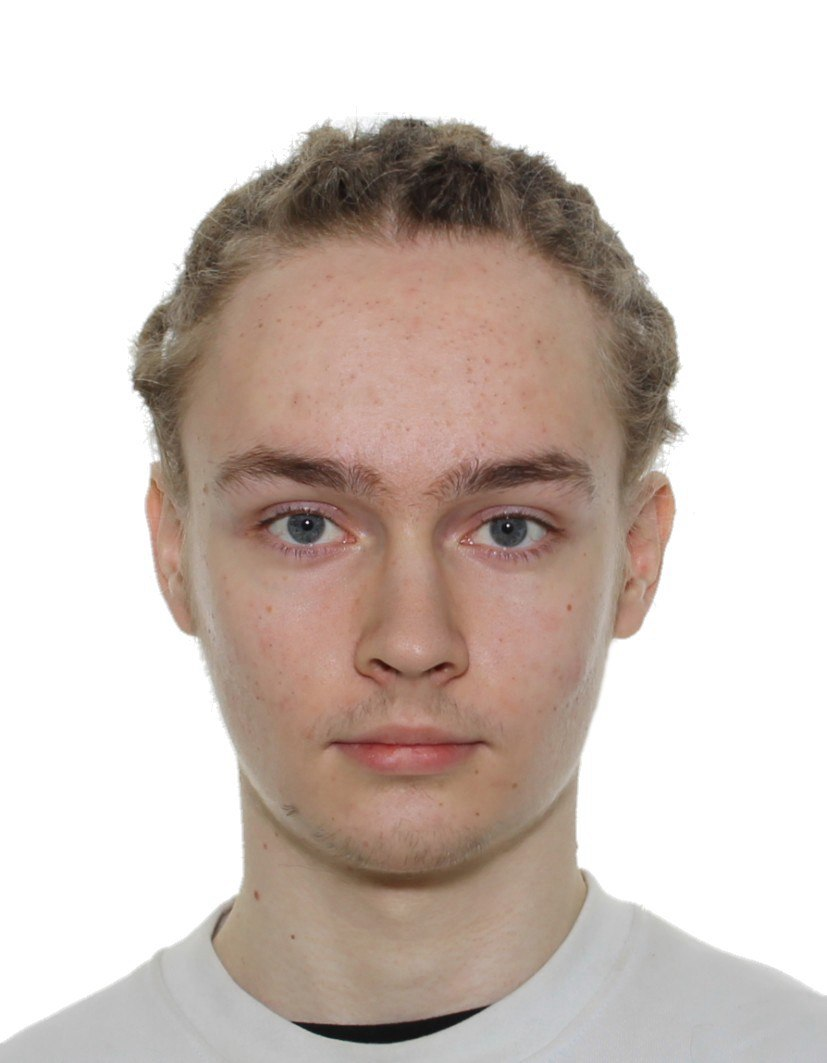
#> input picture data/self_1.jpeg, 827 x 1063 px; its folder holds only this picture in this run
$ jupyter execute --allow-errors main.ipynb   (shell and % lines are left out)   (older library calls are emulated)
#> lines starting #> are read from the running program, lines starting #| are printed output that depends on the picture
# Lab 5: personal text2img fine-tuning

## 0. Dependencies

[cell 1]
# %pip uninstall -y torch torchvision torchaudio
# %pip install -U "diffusers>=0.30.0,<0.36.0" "huggingface_hub>=0.24.0,<1.0.0" "transformers>=4.44.0,<5.0.0" "accelerate==0.33.0" "peft>=0.12.0" safetensors pillow "numpy>=1.26,<2.0" "pandas>=2.0,<3.0" scikit-image opencv-python insightface onnxruntime
# %pip install --force-reinstall torch==2.6.0 torchvision==0.21.0 torchaudio==2.6.0 --index-url https://download.pytorch.org/whl/cu124
# %pip install --force-reinstall "numpy>=1.26,<2.0" "pandas>=2.0,<3.0"

[cell 2]
import sys, torch
print(sys.executable)
print(torch.__version__)
print(torch.__file__)
print(torch.version.cuda)
print(torch.cuda.is_available())
#> (this line was passed over: torch is not available in this run)

[cell 3]
from pathlib import Path
import importlib.metadata as metadata
import importlib.util
import json
import math
import random
import sys
import warnings

PROJECT_DIR = Path.cwd()
DATA_DIR = PROJECT_DIR / "data"
OUTPUT_DIR = PROJECT_DIR / "outputs"
GENERATED_DIR = OUTPUT_DIR / "generated"
GENERATED_CANDIDATES_DIR = OUTPUT_DIR / "generated_candidates"
METRICS_PATH = OUTPUT_DIR / "metrics.csv"

UNIQUE_TOKEN = "ohwx"

CLASS_WORD = "man"
IDENTITY_DESCRIPTION = "young man with light skin, blue eyes, thick eyebrows, long light brown dreadlocks tied back, sparse mustache and goatee"

BASE_MODEL = "runwayml/stable-diffusion-v1-5"

SEED = 42
IMAGE_SIZE = 512
TRAIN_STEPS = 1000
BATCH_SIZE = 1
LEARNING_RATE = 5e-5
LORA_RANK = 8
FACE_CROP_FOR_TRAINING = True
TRAIN_TOKEN_EMBEDDING = True
MIXED_PRECISION = "bf16"
MAX_GRAD_NORM = 1.0
REQUIRE_CUDA = True
CANDIDATES_PER_PROMPT = 10

TORCH_CUDA_INSTALL_COMMAND = '%pip uninstall -y torch torchvision torchaudio\n%pip install --force-reinstall torch==2.6.0 torchvision==0.21.0 torchaudio==2.6.0 --index-url https://download.pytorch.org/whl/cu124'
INSTALL_COMMAND = '%pip install -U "diffusers>=0.30.0,<0.36.0" "huggingface_hub>=0.24.0,<1.0.0" "transformers>=4.44.0,<5.0.0" "accelerate==0.33.0" "peft>=0.12.0" safetensors pillow "numpy>=1.26,<2.0" "pandas>=2.0,<3.0" scikit-image opencv-python insightface onnxruntime\n%pip install --force-reinstall torch==2.6.0 torchvision==0.21.0 torchaudio==2.6.0 --index-url https://download.pytorch.org/whl/cu124\n%pip install --force-reinstall "numpy>=1.26,<2.0" "pandas>=2.0,<3.0"'

OUTPUT_DIR.mkdir(exist_ok=True)
GENERATED_DIR.mkdir(parents=True, exist_ok=True)
GENERATED_CANDIDATES_DIR.mkdir(parents=True, exist_ok=True)

random.seed(SEED)

required_packages = [
    "torch", "torchvision", "diffusers", "transformers", "peft",
    "PIL", "pandas", "skimage", "cv2", "insightface", "onnxruntime",
]
missing = [pkg for pkg in required_packages if importlib.util.find_spec(pkg) is None]
if missing:
    print("Missing packages:", missing)
    print("Run the dependency cell above, then restart the kernel.")
else:
    print("All required packages are available.")

def package_version(name):
    try:
        return metadata.version(name)
    except metadata.PackageNotFoundError:
        return None

versions = {name: package_version(name) for name in ["diffusers", "huggingface_hub", "transformers", "peft", "torch", "numpy", "pandas"]}
print("Package versions:", versions)

#> (the rest of this cell did not finish here and is left out)

## 1. Inspect and prepare training photos

[cell 4]
from PIL import Image, ImageOps, ImageDraw
from IPython.display import display

image_paths = sorted(
    [p for p in DATA_DIR.iterdir() if p.suffix.lower() in {".jpg", ".jpeg", ".png", ".webp"}]
)
assert image_paths, f"No training photos found in {DATA_DIR}"

print(f"Found {len(image_paths)} training photos")
for path in image_paths[:5]:
    with Image.open(path) as img:
#> img is the input picture: PIL image 827x1063 RGB; mean R, G, B 208.7, 196.5, 189.8
        print(path.name, img.size, img.mode)
#| self_1.jpeg (827, 1063) RGB

def make_contact_sheet(paths, labels=None, cols=5, thumb_size=(180, 180), title=None):
#> called with cols = 5, thumb_size = (180, 180), title = 'Training photos'
    paths = list(paths)
    labels = labels or [Path(p).name for p in paths]
    rows = math.ceil(len(paths) / cols)
    label_h = 24
    title_h = 34 if title else 0
    sheet = Image.new("RGB", (cols * thumb_size[0], rows * (thumb_size[1] + label_h) + title_h), "white")
#> sheet: PIL image 900x238 RGB; every value is 255
    draw = ImageDraw.Draw(sheet)
    if title:
        draw.text((8, 8), title, fill="black")
    for i, (path, label) in enumerate(zip(paths, labels)):
        row, col = divmod(i, cols)
        x = col * thumb_size[0]
        y = title_h + row * (thumb_size[1] + label_h)
        img = ImageOps.exif_transpose(Image.open(path)).convert("RGB")
        img.thumbnail(thumb_size, Image.Resampling.LANCZOS)
#> img: PIL image 140x180 RGB
        paste_x = x + (thumb_size[0] - img.width) // 2
#> paste_x = 20
        paste_y = y + (thumb_size[1] - img.height) // 2
#> paste_y = 34
        sheet.paste(img, (paste_x, paste_y))
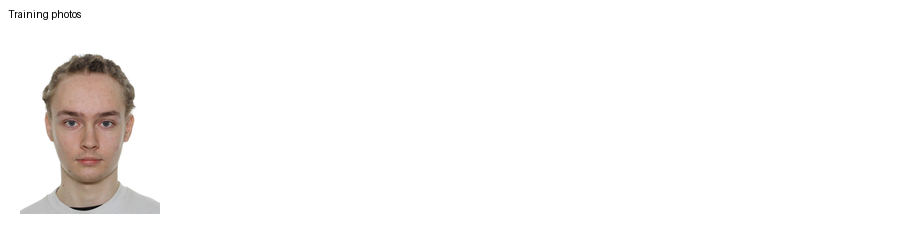
#> sheet: PIL image 900x238 RGB; mean R, G, B 249.4, 247.9, 247.1
        draw.text((x + 6, y + thumb_size[1] + 4), str(label)[:28], fill="black")
    display(sheet)
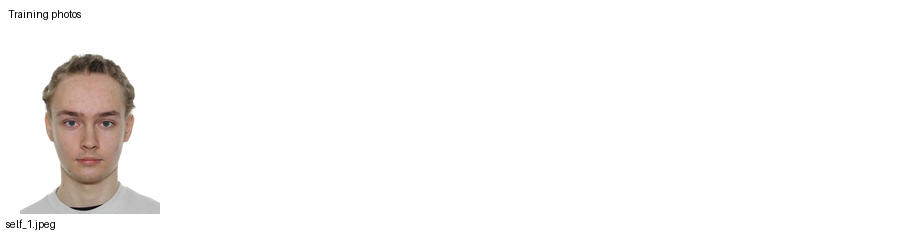
#> shown: PIL image 900x238 RGB; mean R, G, B 249.2, 247.8, 247

make_contact_sheet(image_paths[:15], title="Training photos")

$ run again, on data/self_2.jpg
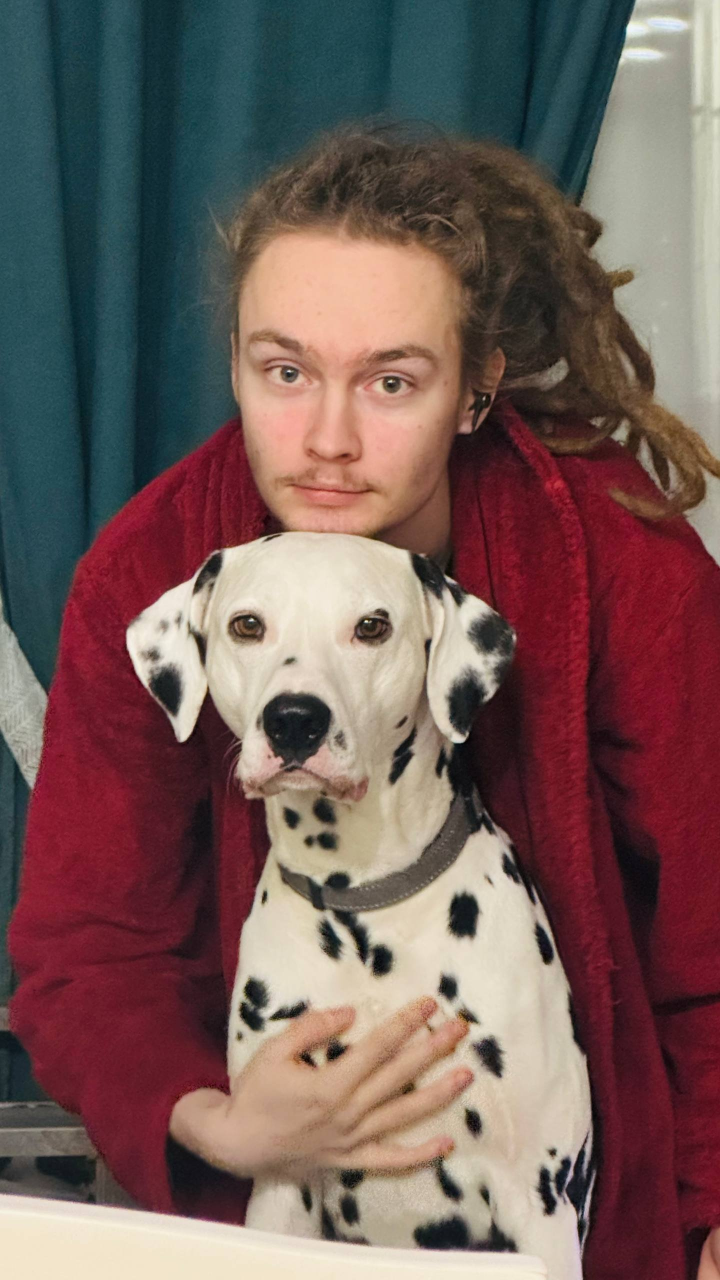
#> input picture data/self_2.jpg, 1440 x 2560 px (shown at 1/2 size)
#> img is the input picture: PIL image 1440x2560 RGB; mean R, G, B 115.7, 91.7, 88.2
#| self_2.jpg (1440, 2560) RGB
#> in make_contact_sheet, `img.thumbnail(thumb_size, Image.Resampling.LANCZOS)`:
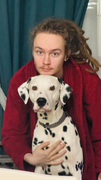
#> img: PIL image 101x180 RGB; mean R, G, B 115.7, 91.7, 88.1
#> in make_contact_sheet, `sheet.paste(img, (paste_x, paste_y))`:
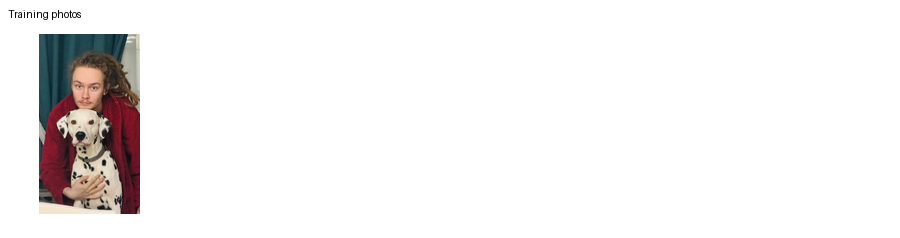
#> sheet: PIL image 900x238 RGB; mean R, G, B 243, 240.9, 240.6

$ run again, on data/self_3.png
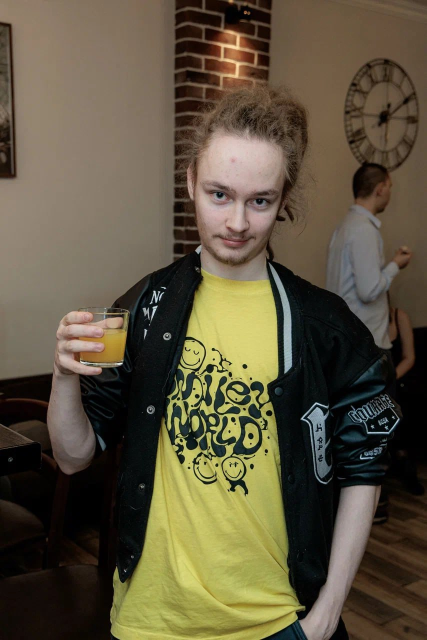
#> input picture data/self_3.png, 853 x 1280 px (shown at 1/2 size)
#> img is the input picture: PIL image 853x1280 RGBA; mean R, G, B, A 94.1, 84.8, 62.9, 255
#| self_3.png (853, 1280) RGBA
#> in make_contact_sheet, `img.thumbnail(thumb_size, Image.Resampling.LANCZOS)`:
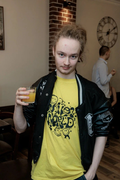
#> img: PIL image 120x180 RGB; mean R, G, B 94.1, 84.8, 62.9
#> in make_contact_sheet, `display(sheet)`:
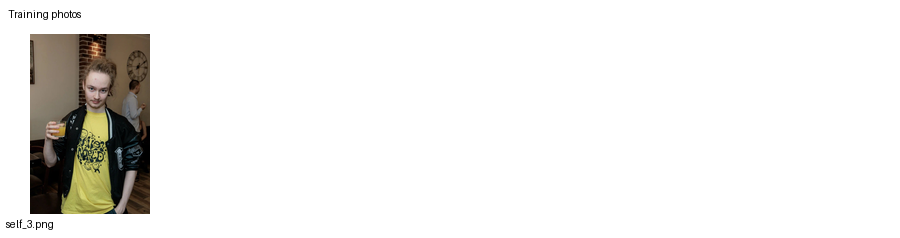
#> shown: PIL image 900x238 RGB; mean R, G, B 238.4, 237.5, 235.3

$ run again, on data/self_4.png
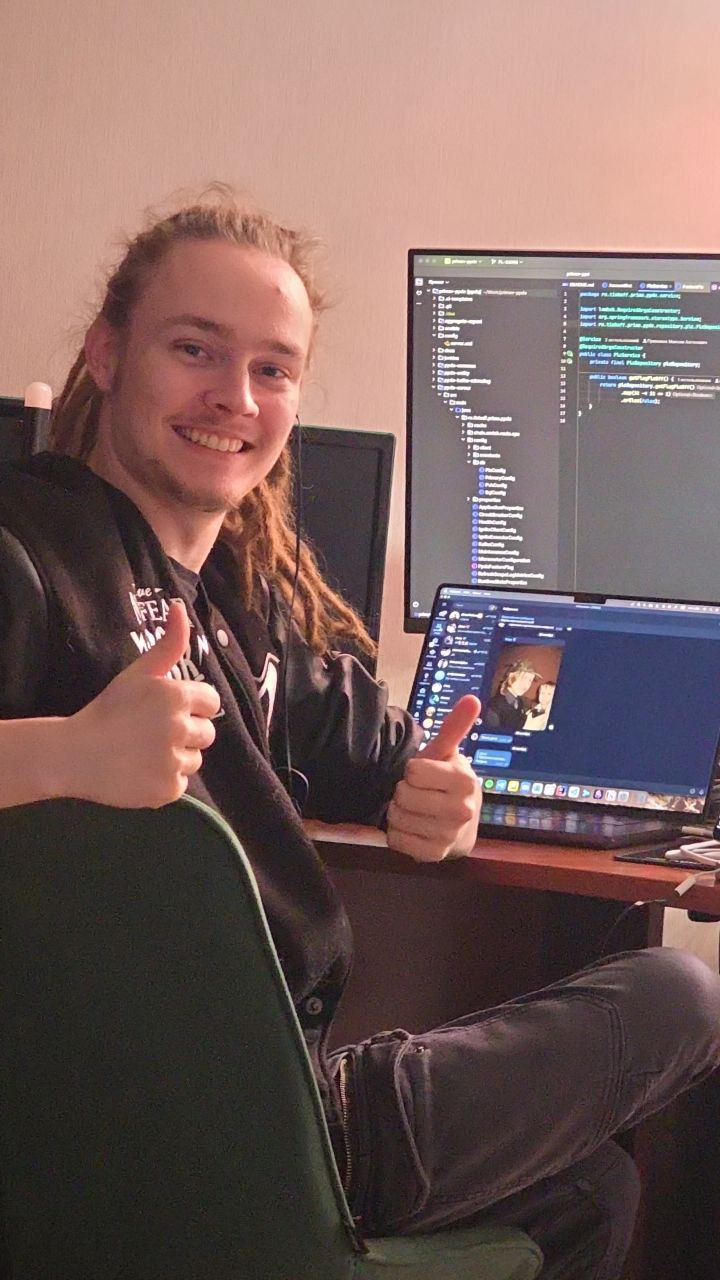
#> input picture data/self_4.png, 720 x 1280 px
#> img is the input picture: PIL image 720x1280 RGBA; mean R, G, B, A 117.7, 93.8, 90.9, 255
#| self_4.png (720, 1280) RGBA
#> in make_contact_sheet, `img.thumbnail(thumb_size, Image.Resampling.LANCZOS)`:
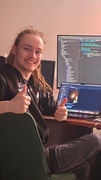
#> img: PIL image 101x180 RGB; mean R, G, B 117.6, 93.7, 90.8
#> in make_contact_sheet, `display(sheet)`:
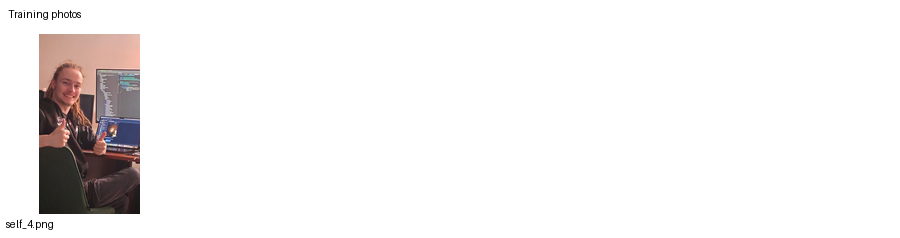
#> shown: PIL image 900x238 RGB; mean R, G, B 243, 241, 240.7

$ run again, on data/self_10.png
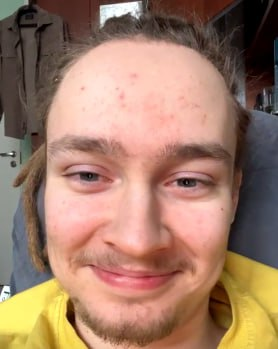
#> input picture data/self_10.png, 278 x 349 px
#> img is the input picture: PIL image 278x349 RGBA; mean R, G, B, A 160.7, 124.7, 104.3, 255
#| self_10.png (278, 349) RGBA
#> in make_contact_sheet, `sheet.paste(img, (paste_x, paste_y))`:
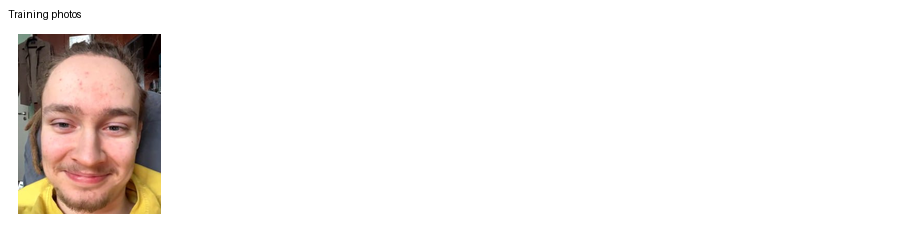
#> sheet: PIL image 900x238 RGB; mean R, G, B 243.5, 239.1, 236.7
#> in make_contact_sheet, `display(sheet)`:
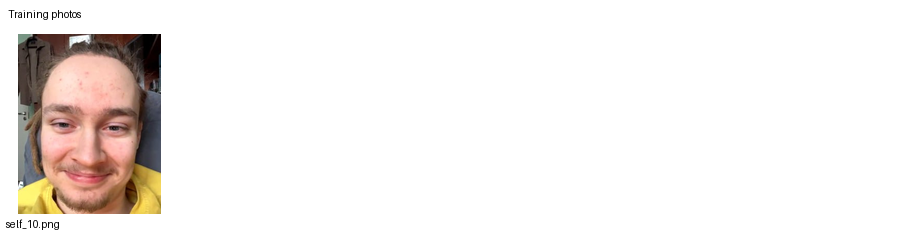
#> shown: PIL image 900x238 RGB; mean R, G, B 243.3, 239, 236.5
